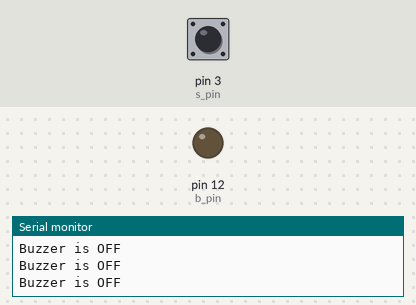
A sketch run on a simulated Arduino Uno, built with avr-gcc and run on an emulated ATmega328P. Parts: output pins drawn as LEDs (lit = HIGH), the last lines printed to the serial monitor. Dashed ring = blinking. The inputs (shaded band) are chosen by the test bench; at power-on: pin 3 (s_pin) LOW.

Above: at 1.2 s.
1.3 s: pin 3 (s_pin) driven HIGH
At 1.6 s:
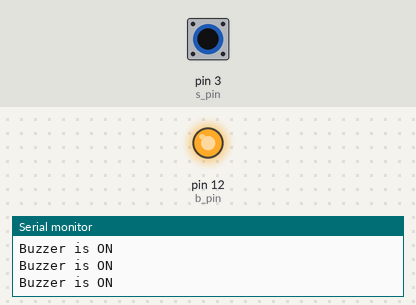
2.8 s: pin 3 (s_pin) driven LOW
At 4.0 s:
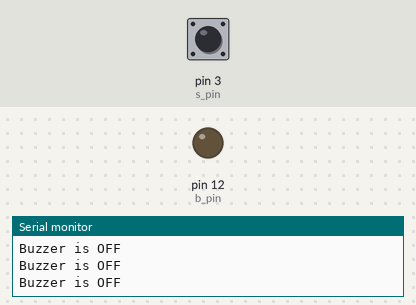
5.8 s: pin 3 (s_pin) pulsed HIGH 2 times (0.12 s each, 0.3 s apart)
At 6.16 s:
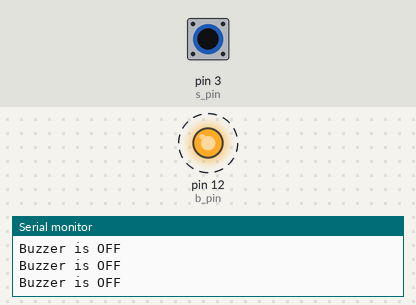
9.4 s: pin 3 (s_pin) pulsed HIGH 2 times (0.12 s each, 0.3 s apart)
At 11.0 s:
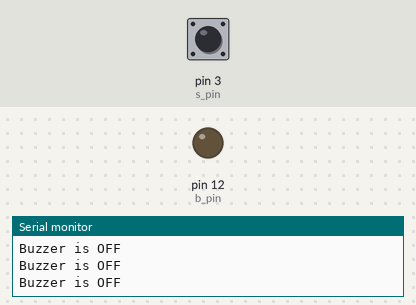
Timing chart, 0 to 12.5 s (numbered marks = the images above; inputs shaded):
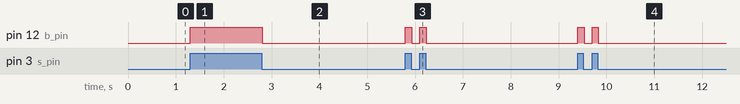

Measured:
- after the input at 1.3 s, pin 12 (b_pin): LOW → HIGH at once
- after the input at 2.8 s, pin 12 (b_pin): HIGH → LOW at once
- after the input at 5.8 s, pin 12 (b_pin): alternates HIGH for 0.13 s and LOW for 0.17 s, 4 changes in all, then stays LOW, starting at once
- after the input at 9.4 s, pin 12 (b_pin): alternates HIGH for 0.13 s and LOW for 0.17 s, 4 changes in all, then stays LOW, starting at once

The sketch:

3.Proximity_Sensor.ino
```cpp
int b_pin=12;// pin to connect buzzer
int s_pin=3;//pin to connect ir sensor
void setup() {
  // put your setup code here, to run once:
pinMode(b_pin,OUTPUT);//declare led pin as output
pinMode(s_pin,INPUT);//declare sensor pin as input
Serial.begin(9600);//start serial communication with baud rate 9600
}

void loop() {
  // put your main code here, to run repeatedly:
int s_val=digitalRead(s_pin);//reads value from spin to sensorvalue
 if(s_val==1)
 {
   digitalWrite(b_pin,HIGH);//Turn on the buzzer
   Serial.println("Buzzer is ON");//prints on the serial monitor
 }
 else
 {
   digitalWrite(b_pin,LOW);//Turn off the buzzer
   Serial.println("Buzzer is OFF");//prints on the serial monitor
 }

}
```
